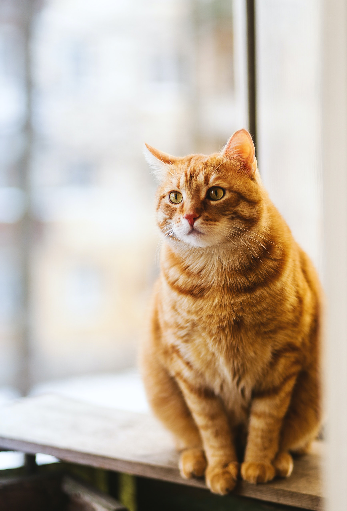
#> input picture Original Input Images/Chapter 3/image.jpg, 347 x 511 px, found by its file name
$ python 'Histogram for all channels.py'
#> lines starting #> are read from the running program, lines starting #| are printed output that depends on the picture
import cv2
import numpy as np
import matplotlib.pyplot as plt

img = cv2.imread('image.jpg')
#> img is the input picture: shape (511, 347, 3); mean B, G, R 160.4, 177, 192

# Split the image into its three color channels
b, g, r = cv2.split(img)
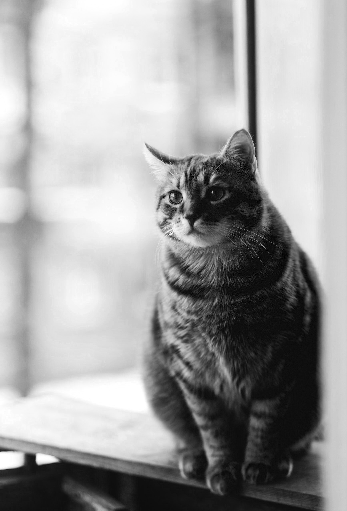
#> b: shape (511, 347); min 0, max 255, mean 160.4
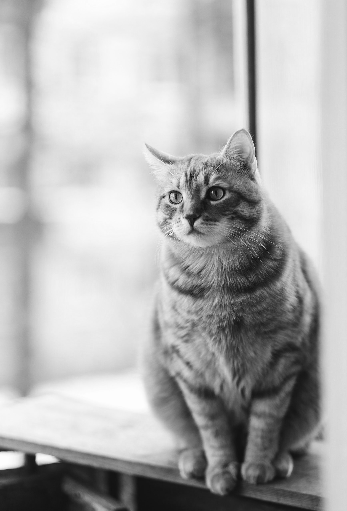
#> g: shape (511, 347); min 13, max 254, mean 177
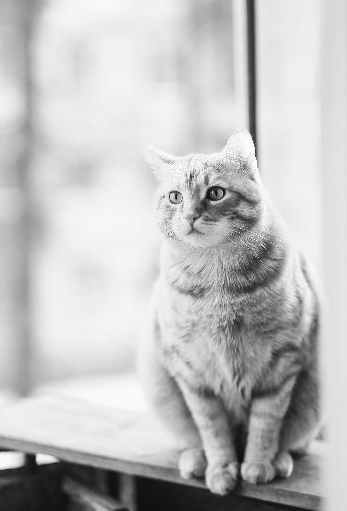
#> r: shape (511, 347); min 15, max 255, mean 192

# Set the histogram parameters
histSize = 256
histRange = (0, 256)

# Compute the histograms for each color channel
b_hist = cv2.calcHist([b], [0], None, [histSize], histRange)
#> b_hist = 256 values, max 2779 at index 15, min 10 at index 1, mean 692.6
g_hist = cv2.calcHist([g], [0], None, [histSize], histRange)
#> g_hist = 256 values, max 4392 at index 237, min 0 at index 0, mean 692.6
r_hist = cv2.calcHist([r], [0], None, [histSize], histRange)
#> r_hist = 256 values, max 5408 at index 238, min 0 at index 0, mean 692.6

plt.plot(b_hist, color='b')
plt.plot(g_hist, color='g')
plt.plot(r_hist, color='r')
plt.xlim([0, 256])
plt.show()
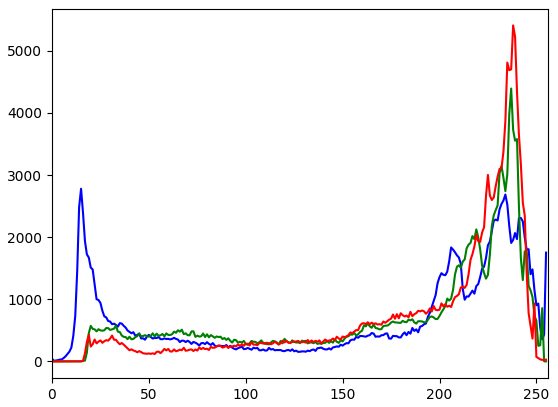
#> figure drawn by matplotlib, 1 panel; curve peaks at x = 15, y = 2779; curve peaks at x = 237, y = 4392; curve peaks at x = 238, y = 5408
